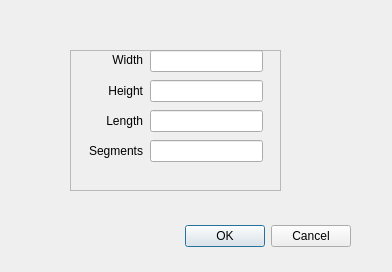
<?xml version="1.0" encoding="UTF-8"?>
<ui version="4.0">
 <class>ChassisGenerator</class>
 <widget class="QDialog" name="ChassisGenerator">
  <property name="geometry">
   <rect>
    <x>0</x>
    <y>0</y>
    <width>392</width>
    <height>272</height>
   </rect>
  </property>
  <property name="windowTitle">
   <string>Dialog</string>
  </property>
  <widget class="QDialogButtonBox" name="buttonBox">
   <property name="geometry">
    <rect>
     <x>10</x>
     <y>220</y>
     <width>341</width>
     <height>32</height>
    </rect>
   </property>
   <property name="orientation">
    <enum>Qt::Horizontal</enum>
   </property>
   <property name="standardButtons">
    <set>QDialogButtonBox::Cancel|QDialogButtonBox::Ok</set>
   </property>
  </widget>
  <widget class="QFrame" name="frame">
   <property name="geometry">
    <rect>
     <x>70</x>
     <y>50</y>
     <width>211</width>
     <height>141</height>
    </rect>
   </property>
   <property name="frameShape">
    <enum>QFrame::StyledPanel</enum>
   </property>
   <property name="frameShadow">
    <enum>QFrame::Raised</enum>
   </property>
   <widget class="QLabel" name="label">
    <property name="geometry">
     <rect>
      <x>20</x>
      <y>0</y>
      <width>53</width>
      <height>20</height>
     </rect>
    </property>
    <property name="text">
     <string>Width</string>
    </property>
    <property name="alignment">
     <set>Qt::AlignRight|Qt::AlignTrailing|Qt::AlignVCenter</set>
    </property>
   </widget>
   <widget class="QLabel" name="label_2">
    <property name="geometry">
     <rect>
      <x>20</x>
      <y>30</y>
      <width>53</width>
      <height>21</height>
     </rect>
    </property>
    <property name="text">
     <string>Height</string>
    </property>
    <property name="alignment">
     <set>Qt::AlignRight|Qt::AlignTrailing|Qt::AlignVCenter</set>
    </property>
   </widget>
   <widget class="QLabel" name="label_3">
    <property name="geometry">
     <rect>
      <x>20</x>
      <y>60</y>
      <width>53</width>
      <height>21</height>
     </rect>
    </property>
    <property name="text">
     <string>Length</string>
    </property>
    <property name="alignment">
     <set>Qt::AlignRight|Qt::AlignTrailing|Qt::AlignVCenter</set>
    </property>
   </widget>
   <widget class="QLabel" name="label_4">
    <property name="geometry">
     <rect>
      <x>12</x>
      <y>90</y>
      <width>61</width>
      <height>21</height>
     </rect>
    </property>
    <property name="text">
     <string>Segments</string>
    </property>
    <property name="alignment">
     <set>Qt::AlignRight|Qt::AlignTrailing|Qt::AlignVCenter</set>
    </property>
   </widget>
   <widget class="QLineEdit" name="lineEdit">
    <property name="geometry">
     <rect>
      <x>80</x>
      <y>0</y>
      <width>113</width>
      <height>22</height>
     </rect>
    </property>
   </widget>
   <widget class="QLineEdit" name="lineEdit_2">
    <property name="geometry">
     <rect>
      <x>80</x>
      <y>30</y>
      <width>113</width>
      <height>22</height>
     </rect>
    </property>
   </widget>
   <widget class="QLineEdit" name="lineEdit_3">
    <property name="geometry">
     <rect>
      <x>80</x>
      <y>60</y>
      <width>113</width>
      <height>22</height>
     </rect>
    </property>
   </widget>
   <widget class="QLineEdit" name="lineEdit_4">
    <property name="geometry">
     <rect>
      <x>80</x>
      <y>90</y>
      <width>113</width>
      <height>22</height>
     </rect>
    </property>
   </widget>
  </widget>
 </widget>
 <resources/>
 <connections>
  <connection>
   <sender>buttonBox</sender>
   <signal>accepted()</signal>
   <receiver>ChassisGenerator</receiver>
   <slot>accept()</slot>
   <hints>
    <hint type="sourcelabel">
     <x>248</x>
     <y>254</y>
    </hint>
    <hint type="destinationlabel">
     <x>157</x>
     <y>274</y>
    </hint>
   </hints>
  </connection>
  <connection>
   <sender>buttonBox</sender>
   <signal>rejected()</signal>
   <receiver>ChassisGenerator</receiver>
   <slot>reject()</slot>
   <hints>
    <hint type="sourcelabel">
     <x>316</x>
     <y>260</y>
    </hint>
    <hint type="destinationlabel">
     <x>286</x>
     <y>274</y>
    </hint>
   </hints>
  </connection>
 </connections>
</ui>
